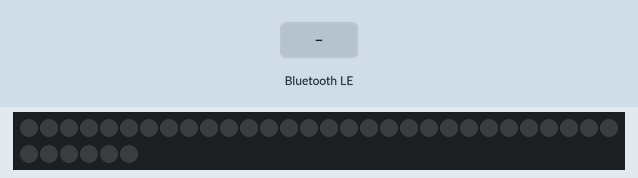
The sketch below on a simulated Arduino Nano 33 IoT. Shown: 36 RGB LEDs in strip order, left to right, continuing on the next row. The test bench sets the inputs (shaded band). Dim RGB values are drawn brighter than linear; nothing arrives over Bluetooth unless stated; a phone connects over Bluetooth LE 3 s after start; what the sketch prints to the serial monitor is not drawn.

Above: at 3.8 s.
3.9 s: Bluetooth LE write "1" received
At 4.6 s:
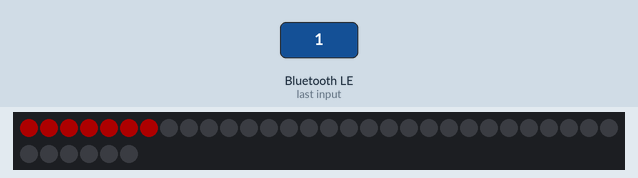
At 8.6 s:
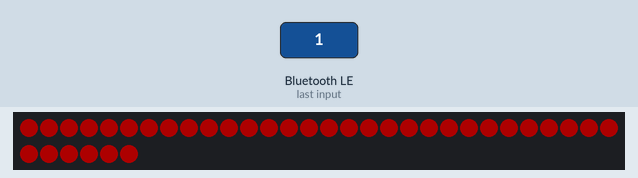
Timing chart, 0 to 7.8 s (numbered marks = the images above; inputs shaded):
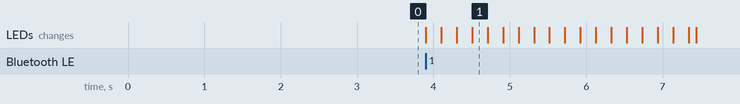

The sketch:

Peripheral1.ino
```cpp
#include <ArduinoBLE.h>

#include <Adafruit_NeoPixel.h>
#ifdef __AVR__
#include <avr/power.h> // Required for 16 MHz Adafruit Trinket
#endif

BLEService ledService("581a390e-0d73-442b-8ec0-d4b59f4e641e"); // BLE LED Service

// BLE LED Switch Characteristic - custom 128-bit UUID, read and writable by central
BLEByteCharacteristic switchCharacteristic("581a390e-0d73-442b-8ec0-d4b59f4e641e", BLERead | BLEWrite);

// pin on the Arduino connected to the NeoPixels
#define PIN        3
// number of NeoPixels are attached to the Arduino?
#define NUMPIXELS 36
//int pixelFormat = NEO_GRB + NEO_KHZ800;

Adafruit_NeoPixel pixels(NUMPIXELS, PIN, NEO_GRB + NEO_KHZ800);

#define DELAYVAL 100 // Time (in milliseconds) to pause between pixels


// const int ledPin = LED_BUILTIN; // pin to use for the LED

void setup() {
  Serial.begin(9600);
  // while (!Serial);

  // set LED pin to output mode
  //pinMode(ledPin, OUTPUT);

  // begin initialization
  if (!BLE.begin()) {
    Serial.println("starting BLE failed!");

    while (1);

  }
  // set advertised local name and service UUID:
  BLE.setLocalName("LED");
  BLE.setAdvertisedService(ledService);

  // add the characteristic to the service
  ledService.addCharacteristic(switchCharacteristic);

  // add service
  BLE.addService(ledService);

  // set the initial value for the characeristic:
  switchCharacteristic.writeValue(0);

  // start advertising
  BLE.advertise();

  Serial.println("BLE LED Peripheral");

  #if defined(__AVR_ATtiny85__) && (F_CPU == 16000000)
  clock_prescale_set(clock_div_1);
#endif

  // Then create a new NeoPixel object dynamically with these values:
  //pixels = new Adafruit_NeoPixel(numPixels, pin, pixelFormat);

  pixels.begin(); // INITIALIZE NeoPixel strip object (REQUIRED)
}

void loop() {
  // listen for BLE peripherals to connect:
  BLEDevice central = BLE.central();

  // if a central is connected to peripheral:
  if (central) {
    Serial.print("Connected to central: ");
    // print the central's MAC address:
    Serial.println(central.address());

    // while the central is still connected to peripheral:
    while (central.connected()) {

      // if the remote device wrote to the characteristic,
      // use the value to control the LED:

      if (switchCharacteristic.written()) {
        if (switchCharacteristic.value()) {   // any value other than 0
          //          Serial.println("LED on");
          //          digitalWrite(ledPin, HIGH);         // will turn the LED on
          // The first NeoPixel in a strand is #0, second is 1
          for (int i = 0; i < NUMPIXELS; i++) {

        pixels.setPixelColor(i, pixels.Color(50, 0, 0));

    pixels.show();   // Send the updated pixel colors to the hardware.

    delay(DELAYVAL); // Pause before next pass through loop
          }
        } else {                              // a 0 value
           // The first NeoPixel in a strand is #0, second is 1
          for (int i = 0; i < NUMPIXELS; i++) {

        pixels.setPixelColor(i, pixels.Color(0, 0, 0));

    pixels.show();   // Send the updated pixel colors to the hardware.

    delay(DELAYVAL); //
        }
      }
    }

    // when the central disconnects, print it out:
    Serial.print(F("Disconnected from central: "));
    Serial.println(central.address());
  }
}
}
```

Measured:
- after the input at 3.9 s, the LEDs: first change at once (image 1 shows a later state)
